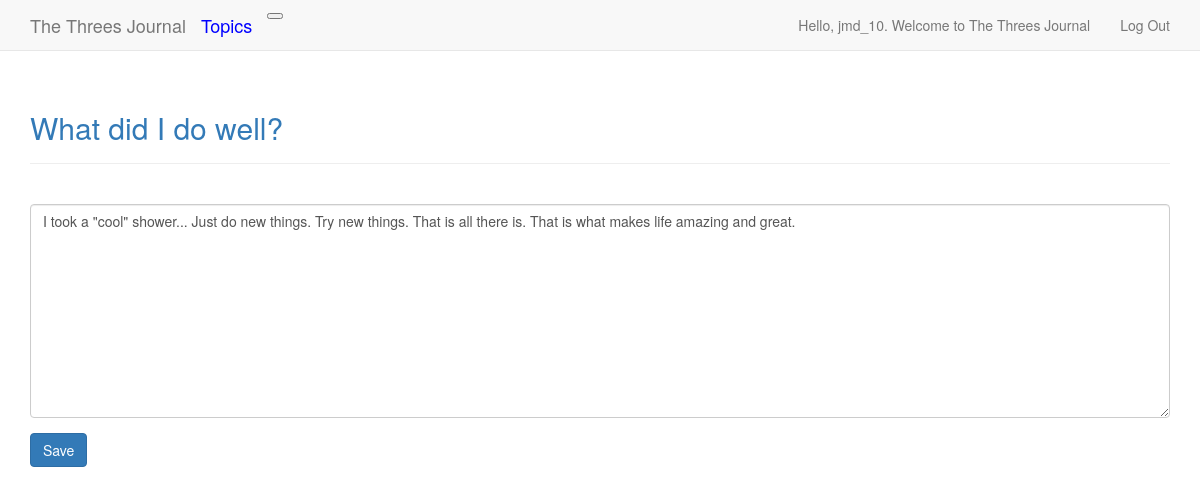
/edit_entry/12/ (signed in), run on the app's committed database.
### the_threes_tracker/models.py (models this page shows, shortened)
class Topic(models.Model):
    text = models.CharField(max_length=200)
    date_added = models.DateTimeField(auto_now_add=True)
    owner = models.ForeignKey(User, on_delete=models.CASCADE)
    def __str__(self):
        return self.text

class Entry(models.Model):
    topic = models.ForeignKey(Topic, on_delete=models.CASCADE)
    text = models.TextField()
    date_added = models.DateTimeField(auto_now_add=True)
    class Meta:
        verbose_name_plural = 'entries'

### the_threes_tracker/views.py (the view)
# urls.py: path('edit_entry/<int:entry_id>/', views.edit_entry, name='edit_entry'),
@login_required
def edit_entry(request, entry_id):
    entry = get_object_or_404(Entry, id=entry_id)
    topic = entry.topic
    check_topic_owner(request, topic)
    if request.method != 'POST':
        form = EntryForm(instance=entry)
    else:
        form = EntryForm(instance=entry, data=request.POST)
        if form.is_valid():
            form.save()
            return HttpResponseRedirect(reverse('the_threes_tracker:topic', args=[topic.id]))
    context = {'entry': entry, 'topic': topic, 'form': form}
    return render(request, 'the_threes_tracker/edit_entry.html', context)

### the_threes_tracker/forms.py
class EntryForm(forms.ModelForm):
    class Meta:
        model = Entry
        fields = ['text']
        labels = {'text':''}
        widgets = {'text': forms.Textarea(attrs={'cols': 80})}

### the_threes_tracker/views.py (called while the page is built)
def check_topic_owner(request, topic):
    if topic.owner != request.user:
        raise Http404

### the_threes_tracker/templates/the_threes_tracker/edit_entry.html (shortened to what this page needs)
{% extends "the_threes_tracker/base.html" %}
{% load bootstrap3 %}
{% block header %}
  <h2><a href="{% url 'the_threes_tracker:topic' topic.id %}">{{ topic }}</a></h2>
{% endblock header %}
{% block content %}
  <form action="{% url 'the_threes_tracker:edit_entry' entry.id %}" method="post">
    {% bootstrap_form form %}
    {% buttons %}
      <button name="submit" class="btn btn-primary">Save</button>
    {% endbuttons %}
  </form>
{% endblock content %}

### the_threes_tracker/templates/the_threes_tracker/base.html (shortened to what this page needs)
{% load bootstrap3 %}
<!DOCTYPE html>
<html lang="en">
  <head>
    {% bootstrap_css %}
  </head>
  <body>
    <nav class="navbar navbar-default navbar-static-top">
      <div class="container">
        <div class="navbar-header">
          <a class="navbar-brand" href="{% url 'the_threes_tracker:index' %}">
              The Threes Journal</a>
          <a class="navbar-brand" style="color:blue" href="{% url 'the_threes_tracker:topics' %}">Topics</a>
          <button type="button" class="navbar-toogle collapsed"
              data-toggle="collapse" data-target="#navbar"
              aria-expanded="false" aria-controls="navbar">
          </button>
        </div>
        <div id="navbar" class="navbar-collapse collapse">
          <ul class="nav navbar-nav navbar-right">
            {% if user.is_authenticated %}
              <li><a>Hello, {{ user.username }}. Welcome to The Threes Journal</a></li>
              <li><a href="{% url 'users:logout' %}">Log Out</a></li>
            {% else %}
              <li><a href="{% url 'users:register' %}">register</a></li>
              <li><a href="{% url 'users:login' %}">Log In</a></li>
            {% endif %}
          </ul>
        </div>
      </div>
    </nav>
    <div class="container">
      <div class="page-header">
        {% block header %}{% endblock header %}
      </div>
      <div>
        {% block content %}{% endblock content %}
      </div>
    </div>
  </body>
</html>

### data on the page
Topic: text "What did I do well?"
Entry: text "I took a \"cool\" shower... Just do new things. Try new things. That is all there is. That is what makes life amazing and great."

### other printed values
{{ user.username }} "jmd_10"
